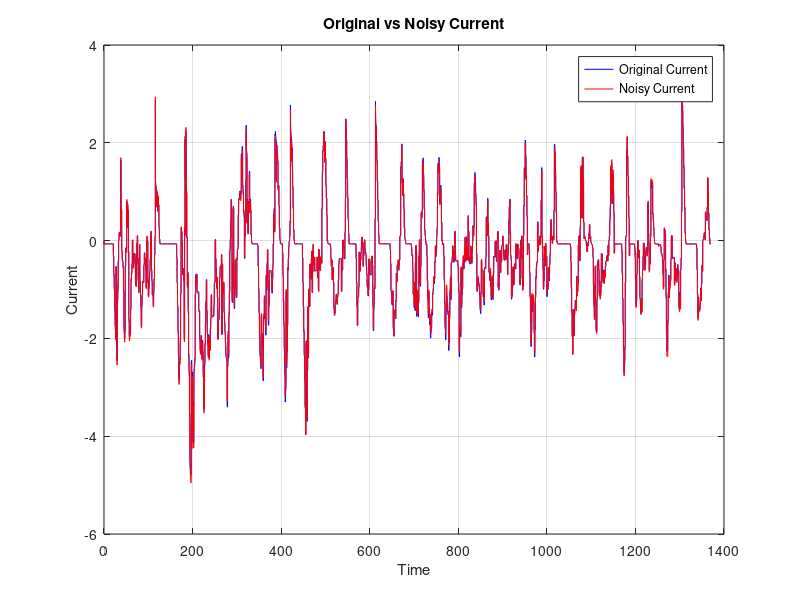
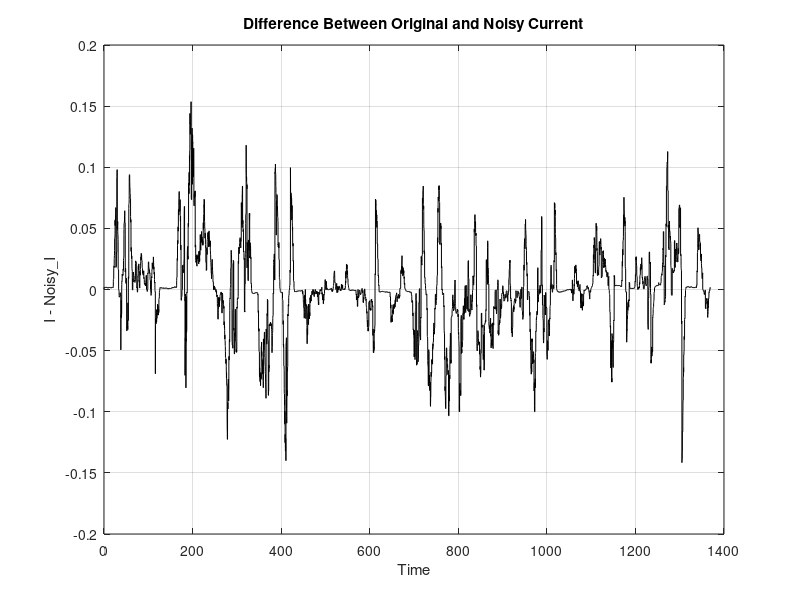
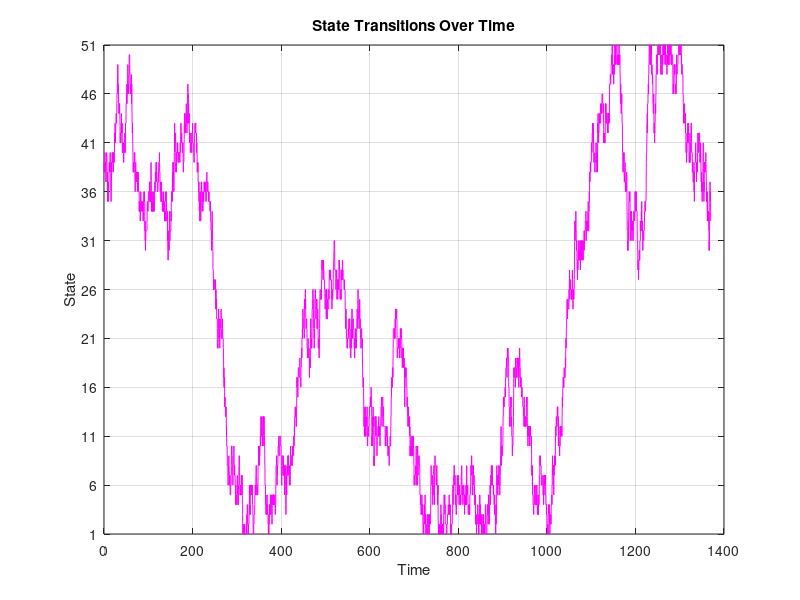

These figures' MATLAB source, in order:
clc; clear; close all;

% Load the dataset
load('udds_data.mat');

I = udds_data(1).I;
t = udds_data(1).t;


%% epsilon space
% Define noise parameters
epsilon_percent_span = 0.1; % Span of epsilon in percentage (10%)
sigma_percent = 0.001;      % Standard deviation in percentage (0.1%)

N = 51; % Number of states
epsilon_vector = linspace(-epsilon_percent_span/2, epsilon_percent_span/2, N); % From -5% to +5%
sigma = sigma_percent; % Standard deviation in percentage

% Initialize transition probability matrix P
P = zeros(N);
for i = 1:N
    probabilities = normpdf(epsilon_vector, epsilon_vector(i), sigma);
    P(i, :) = probabilities / sum(probabilities); % Normalize to sum to 1
end

% Initialize state tracking
initial_state = randsample(1:N, 1); % Randomly select initial state
current_state = initial_state;

%% epsilon to current space

noisy_I = zeros(size(I));
states = zeros(size(I)); % Vector to store states
epsilon = zeros(size(I));
% Generate noisy current and track states
for k = 1:length(I)
    epsilon(k) = epsilon_vector(current_state);
    noisy_I(k) = I(k) * (1 + epsilon(k)); % Apply the epsilon percentage
    
    states(k) = current_state; % Store the current state
    
    % Transition to the next state based on probabilities
    current_state = randsample(1:N, 1, true, P(current_state, :));
end

% Plot Original and Noisy Current
figure(1)
plot(t, I, 'b', 'DisplayName', 'Original Current');
hold on;
plot(t, noisy_I, 'r', 'DisplayName', 'Noisy Current');
xlabel('Time');
ylabel('Current');
title('Original vs Noisy Current');
legend;
grid on;
hold off;

% Plot the Difference Between Original and Noisy Current
figure(2)
plot(t, I - noisy_I, 'k');
xlabel('Time');
ylabel('I - Noisy\_I');
title('Difference Between Original and Noisy Current');
grid on;

% Plot the State Transitions
figure(3)
plot(t, states, 'm');
xlabel('Time');
ylabel('State');
title('State Transitions Over Time');
ylim([1 N]); % Set y-axis limits to match state range
yticks(1:5:N); % Adjust y-ticks for better readability
grid on;
